Frame 1 (no input): blank canvas, image omitted
Frame 60 (no input): blank canvas, image omitted
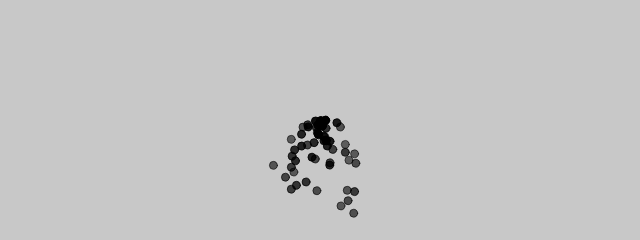
Frame 120 (the mouse pressed at the canvas centre since frame 60)

The p5.js sketch whose frames 1 and 60 were blank and that drew this single picture after the mouse press (run headless with seeded random() and noise() and a simulated clock; from frame 60 on, the mouse is pressed at the canvas centre):

// p5.js sketch
// ── sketch.js
/// <reference types="p5/global" />

class Particle {
  constructor(x,y) {
    this.position =  createVector(x, y);
    //{!1} For demonstration purposes, the particle has a random velocity.
    this.velocity = createVector(random(-1, 1), random(0,2));
    this.acceleration = createVector(0, 0);
    this.lifespan = 255.0;
  }

  update() {
    this.velocity.add(this.acceleration);
    this.position.add(this.velocity);
    this.lifespan -= 2.0;
    this.acceleration.mult(0);
  }

  show() {
    stroke(0, this.lifespan);
    fill(0, this.lifespan);
    circle(this.position.x, this.position.y, 8);
  }

  // Keep the same physics model as in previous chapters.
  applyForce(force) {
    this.acceleration.add(force);
  }

  // Is the particle alive or dead?
  isDead() {
    return (this.lifespan < 0.0);
  }
}

class Emitter {
  constructor(x,y) {
    this.origin = createVector(x,y);
    this.particles = [];
  }

  addParticle() {
    this.particles.push(new Particle(this.origin.x, this.origin.y));
  }

  run() {
    let length = this.particles.length - 1;
    for (let i = length; i >= 0; i--) {
      let particle = this.particles[i];
      particle.update();
      particle.show();
      if (particle.isDead()) {
        this.particles.splice(i, 1);
      }
    }
  }
}

let emitters = [];

function setup() {
  createCanvas(640, 240);
}

function mousePressed() {
  emitters.push(new Emitter(mouseX, mouseY));
}

function draw() {
  background(200);
  // No emitters are removed, so a for...of loop can work here!
  for (let emitter of emitters) {
    emitter.run();
    emitter.addParticle();
  }
}
